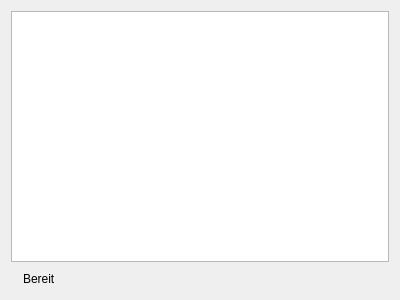
<?xml version="1.0" encoding="UTF-8"?>
<ui version="4.0">
 <class>Form</class>
 <widget class="QWidget" name="Form">
  <property name="geometry">
   <rect>
    <x>0</x>
    <y>0</y>
    <width>400</width>
    <height>300</height>
   </rect>
  </property>
  <property name="windowTitle">
   <string>Form</string>
  </property>
  <property name="styleSheet">
   <string notr="true">/* Basis-Stil, gilt IMMER */
QCheckBox {
    margin: 0px;                /* Außenabstand: 0 (bündig) */
    padding: 3px 6px 3px 6px;   /* Dein gewünschter Innenabstand */
    border-radius: 5px;         /* Abgerundete Ecken */
    
    /* Standard-Zustand (entspricht &quot;info&quot;) */
    background-color: transparent;
    color: black;
}

/* Versteckt die Checkbox-Box */
QCheckBox::indicator {
    border: none;
    background: transparent;
    width: 0px;
    height: 0px;
}

/* --- Dynamische Zustände --- */

QCheckBox[logStatus=&quot;info&quot;] {
    background-color: transparent;
    color: black;
}

QCheckBox[logStatus=&quot;warning&quot;] {
    background-color: #FFC000;  /* Orange */
    color: black;
}

QCheckBox[logStatus=&quot;error&quot;] {
    background-color: #C00000;  /* Rot */
    color: white;
}</string>
  </property>
  <property name="status" stdset="0">
   <string/>
  </property>
  <layout class="QVBoxLayout" name="verticalLayout_2">
   <item>
    <widget class="QTextEdit" name="history_text"/>
   </item>
   <item>
    <widget class="QCheckBox" name="status_label">
     <property name="enabled">
      <bool>true</bool>
     </property>
     <property name="text">
      <string>Bereit</string>
     </property>
     <property name="checkable">
      <bool>true</bool>
     </property>
    </widget>
   </item>
  </layout>
 </widget>
 <resources/>
 <connections/>
</ui>
